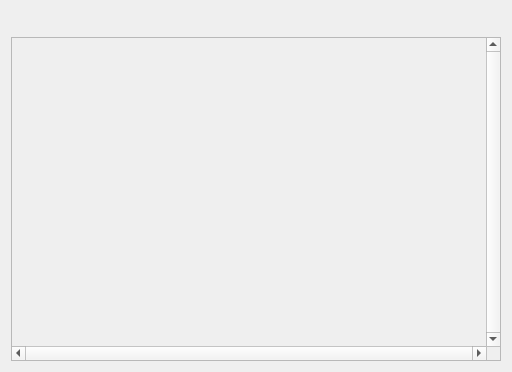
<?xml version="1.0" encoding="UTF-8"?>
<ui version="4.0">
 <class>TextLayerEditor</class>
 <widget class="QWidget" name="TextLayerEditor">
  <property name="geometry">
   <rect>
    <x>0</x>
    <y>0</y>
    <width>512</width>
    <height>372</height>
   </rect>
  </property>
  <property name="windowTitle">
   <string>Form</string>
  </property>
  <layout class="QGridLayout" name="gridLayout">
   <item row="0" column="1" rowspan="2">
    <spacer name="horizontalSpacer">
     <property name="orientation">
      <enum>Qt::Horizontal</enum>
     </property>
     <property name="sizeHint" stdset="0">
      <size>
       <width>40</width>
       <height>20</height>
      </size>
     </property>
    </spacer>
   </item>
   <item row="2" column="0" colspan="3">
    <widget class="QScrollArea" name="scrollArea">
     <property name="verticalScrollBarPolicy">
      <enum>Qt::ScrollBarAlwaysOn</enum>
     </property>
     <property name="horizontalScrollBarPolicy">
      <enum>Qt::ScrollBarAlwaysOn</enum>
     </property>
     <property name="widgetResizable">
      <bool>true</bool>
     </property>
     <widget class="QWidget" name="scrollAreaWidgetContents">
      <property name="geometry">
       <rect>
        <x>0</x>
        <y>0</y>
        <width>488</width>
        <height>324</height>
       </rect>
      </property>
      <property name="minimumSize">
       <size>
        <width>0</width>
        <height>0</height>
       </size>
      </property>
      <layout class="QGridLayout" name="gridLayout_2">
       <item row="0" column="0">
        <widget class="WKWidgetForTLE" name="wkwidget" native="true">
         <widget class="QTextEdit" name="mainEdit">
          <property name="geometry">
           <rect>
            <x>90</x>
            <y>30</y>
            <width>16</width>
            <height>16</height>
           </rect>
          </property>
          <property name="minimumSize">
           <size>
            <width>10</width>
            <height>10</height>
           </size>
          </property>
          <property name="styleSheet">
           <string notr="true">background-color: rgba(255, 255, 255, 0);</string>
          </property>
          <property name="verticalScrollBarPolicy">
           <enum>Qt::ScrollBarAlwaysOff</enum>
          </property>
          <property name="horizontalScrollBarPolicy">
           <enum>Qt::ScrollBarAlwaysOff</enum>
          </property>
          <property name="lineWrapMode">
           <enum>QTextEdit::NoWrap</enum>
          </property>
         </widget>
        </widget>
       </item>
      </layout>
     </widget>
    </widget>
   </item>
   <item row="0" column="0" rowspan="2">
    <widget class="FontSetting" name="fsWidget" native="true">
     <property name="minimumSize">
      <size>
       <width>100</width>
       <height>0</height>
      </size>
     </property>
    </widget>
   </item>
  </layout>
 </widget>
 <customwidgets>
  <customwidget>
   <class>FontSetting</class>
   <extends>QWidget</extends>
   <header>SetToolsWidgets/SetTextEditorWidget/fontsetting.h</header>
   <container>1</container>
  </customwidget>
  <customwidget>
   <class>WKWidgetForTLE</class>
   <extends>QWidget</extends>
   <header>SetToolsWidgets/SetTextEditorWidget/wkwidgetfortle.h</header>
   <container>1</container>
  </customwidget>
 </customwidgets>
 <resources/>
 <connections/>
</ui>
